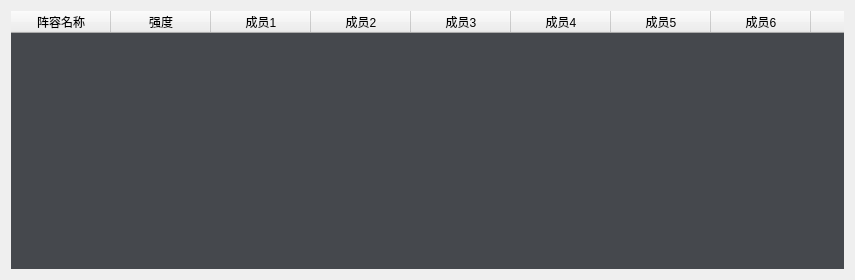
<?xml version="1.0" encoding="UTF-8"?>
<ui version="4.0">
 <class>SquadFrom</class>
 <widget class="QWidget" name="SquadFrom">
  <property name="geometry">
   <rect>
    <x>0</x>
    <y>0</y>
    <width>855</width>
    <height>280</height>
   </rect>
  </property>
  <property name="windowTitle">
   <string>Form</string>
  </property>
  <property name="styleSheet">
   <string notr="true">QTableView
{
	font:13px &quot;微软雅黑&quot;;
	color: rgb(255, 255, 255);
	border: None;
	background: rgba(22,26,32, 200)   


}
QTableView::pane
{
	font:13px &quot;微软雅黑&quot;;
	color: rgb(255, 255, 255);
	border: None;
	
}
QScrollBar{
	background-color:rgb(0, 0, 0);
	width:10px;
}
QScrollBar::handle{
 	image: url(data/img/Center.png)  ; 
 	border:none; 
 	border-radius:5px;
} 
QScrollBar::handle:hover{image: url(data/img/Center.png)  ; }
QScrollBar::add-page:vertical,QScrollBar::sub-page:vertical{background:none;}
QToolTip{
border: 2px solid qconicalgradient(cx:0, cy:0, angle:135, stop:0 rgba(255, 255, 0, 69), stop:0.375 rgba(255, 255, 0, 69), stop:0.423533 rgba(251, 255, 0, 145), stop:0.45 rgba(247, 255, 0, 208), stop:0.477581 rgba(255, 244, 71, 130), stop:0.518717 rgba(255, 218, 71, 130), stop:0.55 rgba(255, 255, 0, 255), stop:0.57754 rgba(255, 203, 0, 130), stop:0.625 rgba(255, 255, 0, 69), stop:1 rgba(255, 255, 0, 69));   
	background-color: rgb(22,26,32);
	ridge:ridge;
	padding: 4px;
	border-radius:10px;
}
 </string>
  </property>
  <layout class="QVBoxLayout" name="verticalLayout">
   <item>
    <widget class="QTableWidget" name="tabZhengR">
     <column>
      <property name="text">
       <string>阵容名称</string>
      </property>
     </column>
     <column>
      <property name="text">
       <string>强度</string>
      </property>
      <property name="font">
       <font>
        <kerning>true</kerning>
       </font>
      </property>
     </column>
     <column>
      <property name="text">
       <string>成员1</string>
      </property>
     </column>
     <column>
      <property name="text">
       <string>成员2</string>
      </property>
     </column>
     <column>
      <property name="text">
       <string>成员3</string>
      </property>
     </column>
     <column>
      <property name="text">
       <string>成员4</string>
      </property>
     </column>
     <column>
      <property name="text">
       <string>成员5</string>
      </property>
     </column>
     <column>
      <property name="text">
       <string>成员6</string>
      </property>
     </column>
     <column>
      <property name="text">
       <string>成员7</string>
      </property>
     </column>
     <column>
      <property name="text">
       <string>成员8</string>
      </property>
     </column>
     <column>
      <property name="text">
       <string>成员9</string>
      </property>
     </column>
    </widget>
   </item>
  </layout>
 </widget>
 <resources/>
 <connections/>
</ui>
